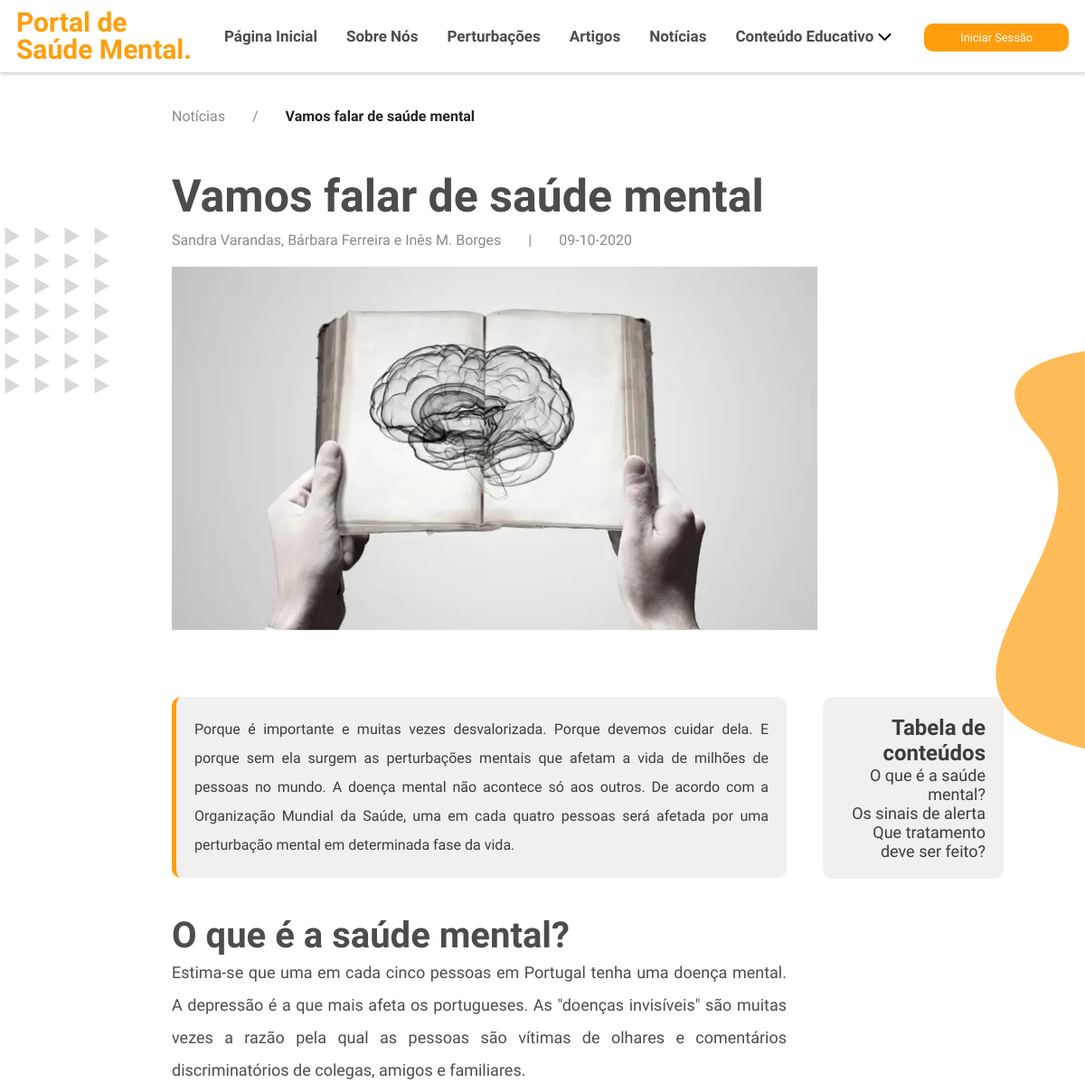
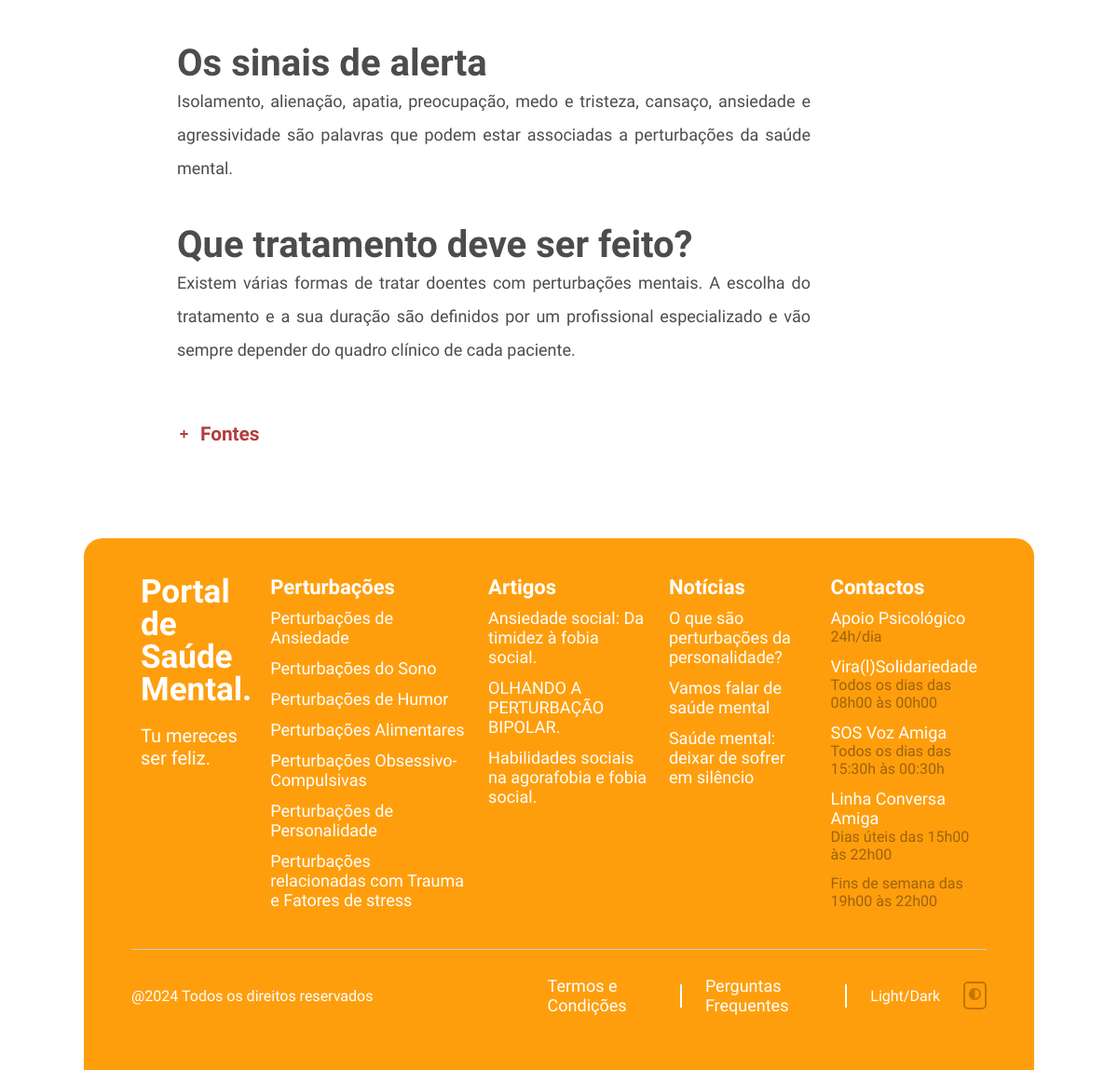
The app's page /noticias/noticia/?titulo=Vamos+falar+de+saúde+mental with its own data (2 pictures, top to bottom).
### tables this page shows
CREATE TABLE `noticias` (
  `noticias_id` int(11) NOT NULL,
  `titulo` varchar(1000) NOT NULL,
  `data_publicacao` date NOT NULL,
  `autor` varchar(1000) NOT NULL,
  `img_noticia` mediumtext NOT NULL,
  `conteudo_texto` varchar(1000) NOT NULL,
  `fonte` varchar(1000) NOT NULL
);

CREATE TABLE `conteudo_noticia` (
  `conteudo_noticia_id` int(11) NOT NULL,
  `noticias_id` int(11) NOT NULL,
  `ponto` varchar(255) NOT NULL,
  `texto` varchar(1000) NOT NULL
);

CREATE TABLE `perturbacoes` (
  `perturbacoes_id` int(11) NOT NULL,
  `nome` varchar(255) NOT NULL,
  `texto` mediumtext NOT NULL,
  `img_perturbacao` mediumtext DEFAULT NULL,
  `img_perturbacao_circ` mediumtext DEFAULT NULL,
  `banner_perturbacao` mediumtext NOT NULL,
  `fonte` varchar(1000) NOT NULL
);

CREATE TABLE `artigos` (
  `artigo_id` int(11) NOT NULL,
  `juncao_perturbacoes_id` int(11) DEFAULT NULL,
  `titulo` varchar(1000) NOT NULL,
  `data_publicacao` mediumtext NOT NULL,
  `autor` mediumtext NOT NULL,
  `img_artigo` mediumtext NOT NULL,
  `conteudo_texto` varchar(2000) DEFAULT NULL,
  `fonte` varchar(1000) NOT NULL
);

### noticias/noticia/index.php (the view, shortened to what this page needs)
<?php
include '../../includes/header.php';
require_once ("../../conn/conn.php");
?>
<body>
    <header>
        <div class="navbar">
            <div class="logo">Portal de <br> Saúde Mental.</div>
            <ul class="links">
                <li><a href="../../paginainicial">Página Inicial</a></li>
                <li><a href="../../sobre-nos">Sobre Nós</a></li>
                <li><a href="../../perturbacoes">Perturbações</a></li>
                <li><a href="../../artigos">Artigos</a></li>
                <li><a href="../../noticias">Notícias</a></li>
                <li><a href="../../conteudo-educativo">Conteúdo Educativo</a>
                    <i class="fas fa-chevron-down"></i>
                </li>
            </ul>
            <?php if (!empty($_SESSION['id_utilizador'])): ?>
                <li class="dropdown-container">
                    <div class="profile-dropdown">
                        <img class="img-profile rounded-circle" src="../../areacliente/registo/imgs/<?php if (!empty($row["img_perfil"])) {
                            echo $row["img_perfil"];
                        } else {
                            echo "teste.jpeg";
                        } ?>" alt="Imagem de Perfil">
                        <i class="fas fa-chevron-down" style="margin-right: 20px;"></i>
                        <ul class="dropdown-p">
                            <li><a href="../../perfil/">Perfil</a></li>
                            <!--<li><a href="#">Termos e Condições</a></li>
                            <li><a href="#">Definições</a></li>-->
                        </ul>
                    </div>
                    <a class="btn" onclick="logout()">Terminar Sessão</a>
                </li>
            <?php else: ?>
                <li><a class="btn" href="../../areacliente/login/">Iniciar Sessão</a></li>
            <?php endif ?>
        </div>
    </header>
    <?php
    if (isset($_GET['titulo'])) {
        $titulo_artigo = urldecode($_GET['titulo']);
        $query = "SELECT noticias_id, titulo FROM noticias WHERE titulo = '$titulo_artigo'";
        $result = mysqli_query($conn, $query);
        if ($result && mysqli_num_rows($result) > 0) {
            $row = mysqli_fetch_assoc($result);
            $noticias_id = $row['noticias_id'];
            echo '<ol role="list">';
            echo '<li class="list"><div class="items"><a href=".." class="text-sm">Notícias</a><span class="separator">/</span></div></li>';
            echo '<li class="list"><div class="items-current"><span class="text-sm" aria-current="page">' . $row['titulo'] . '</span></div></li>';
            echo '</ol>';
        } else {
            echo "Notícia não encontrada.";
        }
    } else {
        echo "Título da notícia não especificado na URL.";
    }
    ?>
    <div class="background1">
        <img src="../imgs/imgs-backgrounds/background1.png" alt="banner background" />
    </div>
    <div class="background2">
        <img src="../imgs/imgs-backgrounds/background2.png" alt="banner background" />
    </div>
    <?php
    if (isset($_GET['titulo'])) {
        $titulo_artigo = urldecode($_GET['titulo']);
        $query = "SELECT noticias_id, titulo FROM noticias WHERE titulo = '$titulo_artigo'";
        $result = mysqli_query($conn, $query);
        if ($result && mysqli_num_rows($result) > 0) {
            $row = mysqli_fetch_assoc($result);
            $noticias_id = $row['noticias_id'];
            echo '<div class="heading">';
            echo '<h1>' . $row['titulo'] . '</h1>';
            echo '</div>';
        } else {
            echo "<div class='heading'><h4>Notícia não encontrada.</h4></div>";
        }
    } else {
        echo "<div class='heading'><h4>Título da notícia não especificado na URL.</h4></div>";
    }
    ?>
    <?php
    if (isset($_GET['titulo'])) {
        $titulo_artigo = urldecode($_GET['titulo']);
        $query = "SELECT autor, data_publicacao FROM noticias WHERE titulo = '$titulo_artigo'";
        $result = mysqli_query($conn, $query);
        if ($result && mysqli_num_rows($result) > 0) {
            $row = mysqli_fetch_assoc($result);
            echo '<ol role="list2" class="list2">';
            echo '<li class="list"><div class="items"><span class="text-sm">' . $row['autor'] . '</span><span class="separator">|</span></div></li>';
            echo '<li class="list"><div class="items"><span class="text-sm">' . $data_publicacao = date("d-m-Y", strtotime($row['data_publicacao'])) . '</span></div></li>';
            echo '</ol>';
        } else {
            echo "Autor ou data de publicação não encontrados.";
        }
    } else {
        echo "Título do artigo não especificado na URL.";
    }
    ?>
    <?php
    if (isset($_GET['titulo'])) {
        $titulo_artigo = urldecode($_GET['titulo']);
        $query = "SELECT img_noticia FROM noticias WHERE titulo = '$titulo_artigo'";
        $result = mysqli_query($conn, $query);
        if ($result && mysqli_num_rows($result) > 0) {
            $row = mysqli_fetch_assoc($result);
            echo '<img class="img-artigo" src="../../admin/inserir/imgs/noticias/' . (!empty($row["img_noticia"]) ? $row["img_noticia"] : "teste.jpeg") . '" alt="' . $row["img_noticia"] . '">';
        } else {
            echo "Autor ou data de publicação não encontrados.";
        }
    } else {
        echo "Título do artigo não especificado na URL.";
    }
    ?>
    <div class="container">
        <div class="artigo-wrapper">
            <section class="artigo" id="artigo">
                <div class="card">
                    <div class="card-body">
                        <?php
                        if (isset($_GET['titulo'])) {
                            $titulo_artigo = urldecode($_GET['titulo']);
                            $query = "SELECT conteudo_texto FROM noticias WHERE titulo = '$titulo_artigo'";
                            $result = mysqli_query($conn, $query);
                            if ($result && mysqli_num_rows($result) > 0) {
                                $row = mysqli_fetch_assoc($result);
                                echo '<p>' . $row['conteudo_texto'] . '</p>';
                            } else {
                                echo "Ainda não tem texto.";
                            }
                        } else {
                            echo "Título do artigo não especificado na URL.";
                        }
                        ?>
                    </div>
                </div>
            </section>
            <?php
            $query = "SELECT conteudo_noticia_id, noticias_id, ponto, texto FROM conteudo_noticia WHERE noticias_id = $noticias_id";
            $result = mysqli_query($conn, $query);
            if ($result && mysqli_num_rows($result) > 0) {
                while ($row = mysqli_fetch_assoc($result)) {
                    echo '<div class="subheading" id="ponto_' . urlencode($row['ponto']) . '">';
                    echo '<h1>' . $row['ponto'] . '</h1>';
                    echo '<p>' . $row['texto'] . '</p>';
                    echo '</div>';
                }
            } else {
                echo "Não há pontos disponíveis para este artigo.";
            }
            ?>
        </div>
        <section class="tabela-conteudo">
            <?php
            $query = "SELECT ponto FROM conteudo_noticia WHERE noticias_id = $noticias_id";
            $result = mysqli_query($conn, $query);
            if ($result && mysqli_num_rows($result) > 0) {
                echo '<div class="card-body2">';
                echo '<h1>Tabela de conteúdos</h1>';
                echo '<ul>';
                while ($row = mysqli_fetch_assoc($result)) {
                    echo '<li><a href="#ponto_' . urlencode($row['ponto']) . '">' . $row['ponto'] . '</a></li>';
                }
                echo '</ul>';
                echo '</div>';
            } else {
                echo "Não há pontos disponíveis.";
            }
            ?>
        </section>
    </div>
    <div class="fontes" id="fontes">
        <div class="fontes-content">
            <h3>Fontes</h3>
        </div>
    </div>
    <footer>
        <div class="footer-row">
            <div class="footer-col">
                <h1>Portal de <br> Saúde Mental.</h1>
                <p>Tu mereces ser feliz.</p>
            </div>
            <?php
            $query = "SELECT nome, img_perturbacao FROM perturbacoes";
            $result = mysqli_query($conn, $query);
            if ($result && mysqli_num_rows($result) > 0) {
                ?>
                <div class="footer-col">
                    <h3>Perturbações</h3>
                    <?php
                    while ($row = mysqli_fetch_assoc($result)) {
                        ?>
                        <ul>
                            <?php
                            $nome_codificado = urlencode($row["nome"]);
                            ?>
                            <li><a
                                    href="../../perturbacoes/grupo-perturbacoes/?nome=<?php echo $nome_codificado; ?>"><?php echo $row["nome"] ?></a>
                            </li>
                        </ul>
                        <?php
                    }
                    ?>
                </div>
                <?php
            }
            ?>
            <?php
            $query = "SELECT titulo FROM artigos LIMIT 3";
            $result = mysqli_query($conn, $query);
            if ($result && mysqli_num_rows($result) > 0) {
                ?>
                <div class="footer-col">
                    <h3>Artigos</h3>
                    <?php
                    while ($row = mysqli_fetch_assoc($result)) {
                        ?>
                        <ul>
                            <?php
                            $titulo_codificado = urlencode($row["titulo"]);
                            ?>
                            <li><a
                                    href="../../artigos/artigo/?titulo=<?php echo $titulo_codificado; ?>"><?php echo $row["titulo"] ?></a>
                            </li>
                        </ul>
                        <?php
                    }
                    ?>
                </div>
                <?php
            }
            ?>
            <?php
            $query = "SELECT titulo FROM noticias LIMIT 3";
            $result = mysqli_query($conn, $query);
            if ($result && mysqli_num_rows($result) > 0) {
                ?>
                <div class="footer-col">
                    <h3>Notícias</h3>
                    <?php
                    while ($row = mysqli_fetch_assoc($result)) {
                        ?>
                        <ul>
                            <?php
                            $titulo_codificado = urlencode($row["titulo"]);
                            ?>
                            <li><a
                                    href="../../noticias/noticia/?titulo=<?php echo $titulo_codificado; ?>"><?php echo $row["titulo"] ?></a>
                            </li>
                        </ul>
                        <?php
                    }
                    ?>
                </div>
                <?php
            }
            ?>
            <div class="footer-col">
                <h3>Contactos</h3>
                <ul>
                    <li><a href="https://www.sns24.gov.pt/servico/aconselhamento-psicologico-no-sns-24/#" target="_blank">Apoio Psicológico</a>
                        <ul>
                            <li>24h/dia</li>
                        </ul>
                    </li>
                </ul>
                <ul>
                    <li><a href="https://www.instagram.com/p/CK665-vMKhw/" target="_blank">Vira(l)Solidariedade</a>
                        <ul>
                            <li>Todos os dias das 08h00 às 00h00</li>
                        </ul>
                    </li>
                </ul>
                <ul>
                    <li><a href="https://www.sosvozamiga.org/pt/contactos/" target="_blank">SOS Voz Amiga</a>
                        <ul>
                            <li>Todos os dias das 15:30h às 00:30h</li>
                        </ul>
                    </li>
                </ul>
                <ul>
                    <li><a href="https://eportugal.gov.pt/servicos/pedir-apoio-psicologico-e-emocional-atraves-da-linha-conversa-amiga-" target="_blank">Linha Conversa Amiga</a>
                        <ul>
                            <li>Dias úteis das 15h00 às 22h00</li>
                            <li>Fins de semana das 19h00 às 22h00</li>
                        </ul>
                    </li>
                </ul>
            </div>
        </div>
        <hr>
        <div class="footer-links">
            <p class="copyright">@2024 Todos os direitos reservados</p>
            <div class="footer-links-2">
                <a href="../../termos-e-condicoes">Termos e Condições</a>
                <div class="vertical-hr"></div>
                <a href="../../perguntas-frequentes">Perguntas Frequentes</a>
                <div class="vertical-hr"></div>
                Light/Dark<button id="dark-mode-toggle" class="dark-mode-toggle">
                    <svg width="100%" xmlns="http://www.w3.org/2000/svg" viewBox="0 0 496 496">
                        <path fill="currentColor"
                            d="M8,256C8,393,119,504,256,504S504,393,504,256,393,8,256,8,8,119,8,256ZM256,440V72a184,184,0,0,1,0,368Z"
                            transform="translate(-8 -8)" />
                    </svg>
                </button>
            </div>
        </div>
    </footer>
</body>
</html>

### records on screen
noticias: titulo "Vamos falar de saúde mental"
conteudo_noticia: ponto "O que é a saúde mental?", texto "Estima-se que uma em cada cinco pessoas em Portugal tenha uma doença mental. A depressão é a que mais afeta os portugueses. As \"doenças invisíveis\" são muitas vezes a razão pela qual as pessoas são vítimas de olhares e comentários discriminatórios de colegas, amigos e familiares."
conteudo_noticia: ponto "Os sinais de alerta", texto "Isolamento, alienação, apatia, preocupação, medo e tristeza, cansaço, ansiedade e agressividade são palavras que podem estar associadas a perturbações da saúde mental."
conteudo_noticia: ponto "Que tratamento deve ser feito?", texto "Existem várias formas de tratar doentes com perturbações mentais. A escolha do tratamento e a sua duração são definidos por um profissional especializado e vão sempre depender do quadro clínico de cada paciente."
perturbacoes: nome "Perturbações de Ansiedade"
perturbacoes: nome "Perturbações do Sono"
perturbacoes: nome "Perturbações de Humor"
perturbacoes: nome "Perturbações Alimentares"
perturbacoes: nome "Perturbações Obsessivo-Compulsivas"
perturbacoes: nome "Perturbações de Personalidade"
perturbacoes: nome "Perturbações relacionadas com Trauma e Fatores de stress"
artigos: titulo "Ansiedade social: Da timidez à fobia social."
artigos: titulo "OLHANDO A PERTURBAÇÃO BIPOLAR."
artigos: titulo "Habilidades sociais na agorafobia e fobia social."
noticias: titulo "O que são perturbações da personalidade?"
noticias: titulo "Saúde mental: deixar de sofrer em silêncio"

### other values on screen
$row['autor'] "Sandra Varandas, Bárbara Ferreira e Inês M. Borges"
date("d-m-Y", strtotime($row['data_publicacao'])) "09-10-2020"
